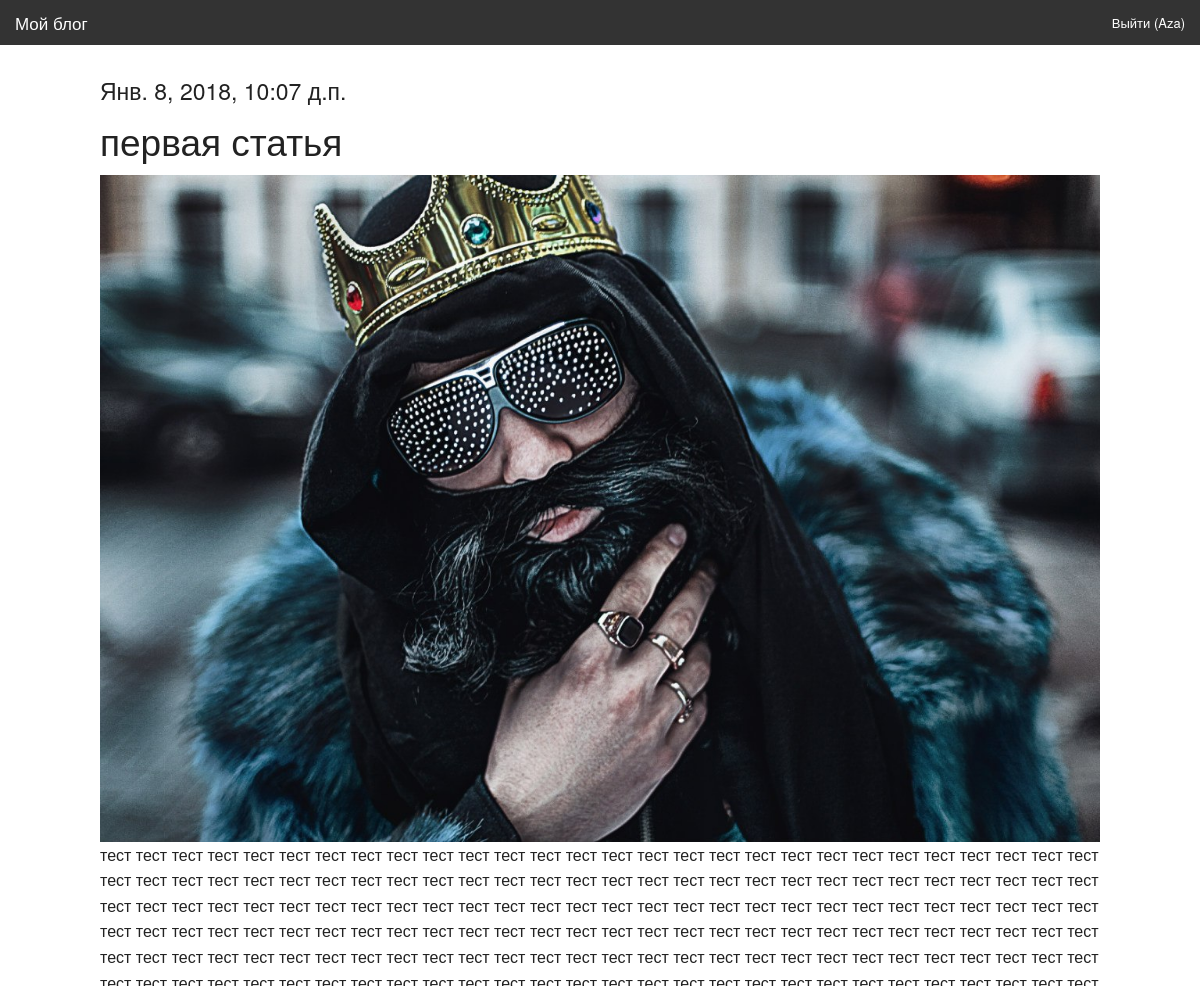
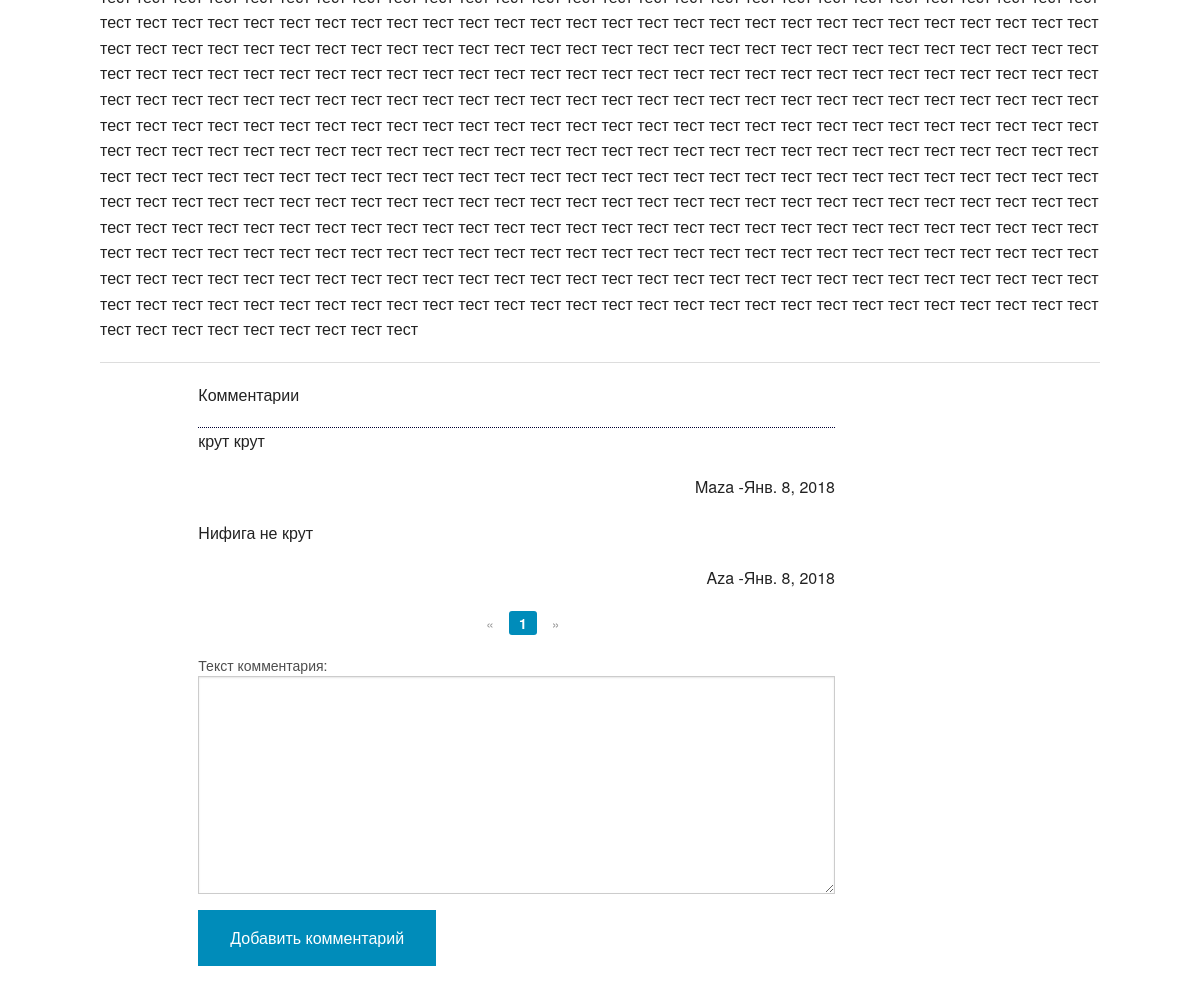
Page /articles/get/1/ (signed in) on the committed database (2 pictures, top to bottom).
### article/models.py (models this page shows, shortened)
class Article(models.Model):
    class Meta():
        db_table = "article"
    article_title = models.CharField(max_length = 200)
    article_text = RichTextField()
    article_date = models.DateTimeField()
    article_likes = models.IntegerField(default=0)
    article_image = models.ImageField(null=True, blank=True, upload_to="images/", verbose_name= 'Изображение')
    def bit(self):
        if self.article_image:
            return mark_safe ('<img src="%s" width="70"/>'% self.article_image.url)
        else:
            return '(none)'
    bit.short_descriptio = 'Изображение'
    bit.allow_tags = True

class Comments(models.Model):
    class Meta():
        db_table = 'comments'
    comments_text = models.TextField(verbose_name="Текст комментария")
    comments_article = models.ForeignKey(Article, on_delete=models.CASCADE)
    comments_date = models.DateField('date',auto_now=True)
    comments_author = models.ForeignKey(User, on_delete=models.CASCADE)

### article/views.py (the view)
# urls.py: path('articles/get/<int:article_id>/', views.article),
def article(request, page_comments_number=1, article_id=1):
    comment_form = CommentForm
    all_comments = Comments.objects.all()
    args = {}
    args.update(csrf(request))
    args['article'] = Article.objects.get(id=article_id)
    current_page_comments_filter = all_comments.filter(comments_article_id=article_id)
    current_page_comments = Paginator(current_page_comments_filter, 4)
    args['comments'] = current_page_comments.page(page_comments_number)
    args['form'] = comment_form
    args['username'] = auth.get_user(request).username
    return render_to_response('article.html', args)

### article/templates/article.html (shortened to what this page needs)
{% extends 'main.html' %}
{% block article %}
<h4>{{ article.article_date }}</h4>
<h2>{{ article.article_title }}</h2>
    <div>
    {% if article.article_image %}
        <img src="{{ MEDIA_URL }} {{ article.article_image.url }}">
    {% endif %}
    </div>
<p>{% autoescape off%}{{ article.article_text }}{% endautoescape %}</p>
<hr>
    <div class="large-offset-1 large-8 columns">
<p>Комментарии</p>
    <div height="1" style="border-bottom: 1px dotted #000033; "></div>
{% for comment in comments %}
   <p>{{ comment.comments_text }}</p>
    <p align="right"> {{ comment.comments_author.username}} -{{comment.comments_date}}</p>
{% endfor %}
   <div class="row">
        <div class="large-5 large-offset-5 columns">
            <ul class="pagination">
                {% if comments.has_previous %}
                    <li class="arrow"><a href="/articles/{{ article.id }}/get/{{ comments.previous_page_number }}/">&laquo;</a></li>
                {% else %}
                    <li class="arrow unavailable"><a href="">&laquo;</a></li>
                {% endif %}
                {% for page in comments.paginator.page_range %}
                    {% if page == comments.number %}
                        <li class="current"><a href="/articles/{{ article.id }}/get/{{ page }}/">{{ page }}</a></li>
                    {% else %}
                        <li><a href="/articles/{{ article.id }}/get/{{ page }}/">{{ page }}</a></li>
                    {% endif %}
                {% endfor %}
                {% if comments.has_next %}
                    <li class="arrow"><a href="/articles/{{ article.id }}/get/{{ comments.next_page_number }}/">&raquo;</a></li>
                {% else %}
                    <li class="arrow unavailable"><a href="">&raquo;</a></li>
                {% endif %}
            </ul>
        </div>
   </div>
    {% if username %}
    <form action="/articles/addcomment/{{ article.id }}/" method="post">
    {{ form }}
    <input type="submit" class="button" value="Добавить комментарий">
    </form>
    {% endif %}
    </div>
{% endblock %}

### templates/main.html (shortened to what this page needs)
{% load staticfiles %}
<!DOCTYPE html>
<html lang="en">
<head>
    <link rel="stylesheet" type="text/css" href="{% static "css/foundation.css" %}">
</head>
<body>
    <div class="fixed">
      <nav class="top-bar" data-topbar role="navigation">
      <ul class="title-area">
        <li class="name">
          <h1><a href="/">Мой блог</a></h1>
        </li>
      </ul>
      <section class="top-bar-section">
        <ul class="right">
            {% if username %}
                <li><a href="/auth/logout/">Выйти ({{ username }})</a> </li>
            {% else %}
                <li class="active"><a href="/auth/login/">Войти</a></li>
            {% endif %}
        </ul>
      </section>
      </nav>
    </div>
<br>
<br>
<br>
<div class="row">
{% block article %}{% endblock %}
</div>
</body>
</html>

### rows in the picture
Article: article_date "Янв. 8, 2018, 10:07 д.п.", article_title "первая статья", article_image (picture), article_text "тест тест тест тест тест тест тест тест тест тест тест тест тест тест тест тест тест тест тест тест тест тест тест тест тест тест тест тест тест тест тест тест тест тест тест тест тест тест тест тест тест тест тест тест тест тест тест тест тест тест тест тест тест тест тест тест тест тест тест тест тест тест тест тест тест тест тест тест тест тест тест тест тест тест тест тест тест тест тест тест тест тест тест тест тест тест тест тест тест тест тест тест тест тест тест тест тест тест тест тест тест тест тест тест тест тест тест тест тест тест тест тест тест тест тест тест тест тест тест тест тест тест тест тест тест тест тест тест тест тест тест тест тест тест тест тест тест тест тест тест…"
Comments: comments_text "крут крут", comments_author.username "Maza", comments_date "Янв. 8, 2018"
Comments: comments_text "Нифига не крут", comments_author.username "Aza", comments_date "Янв. 8, 2018"

### other values in the picture
{{ username }} "Aza"
{{ page }} "1"
